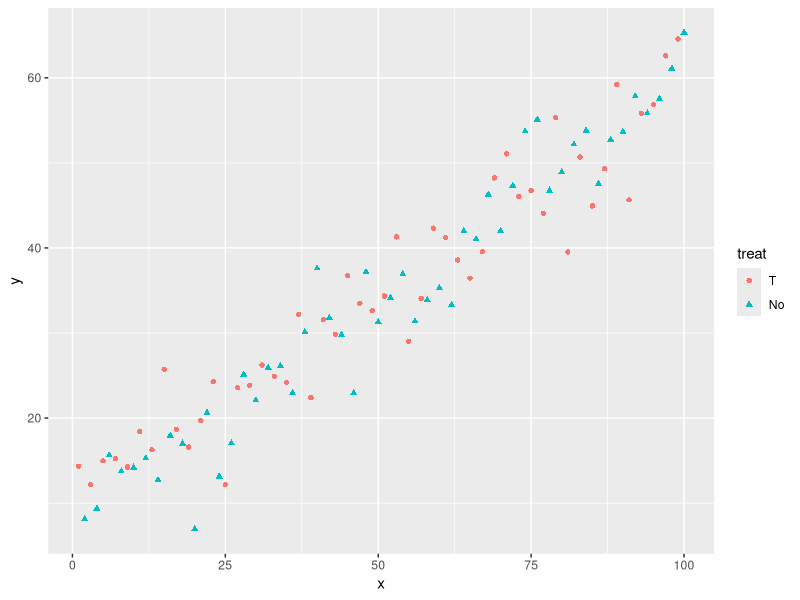

R code for this plot:

library(tidyverse)
# Create data that reflects observed data
# You want to estimate T on Y, condition on covariats x.
# Assume linear in T and x.

# a) No treatment effect
df <- tibble( x = seq(1:100),
              y = x*0.5 + rnorm(n = 100, mean = 10, sd = 5),
              treat = ifelse( x %% 2 == 1, "T", "No") %>% as_factor()
              )
  
# No treatment effect
df %>% ggplot( aes(x = x, y = y, fill = treat, color = treat, shape = treat ) )+ geom_point()
